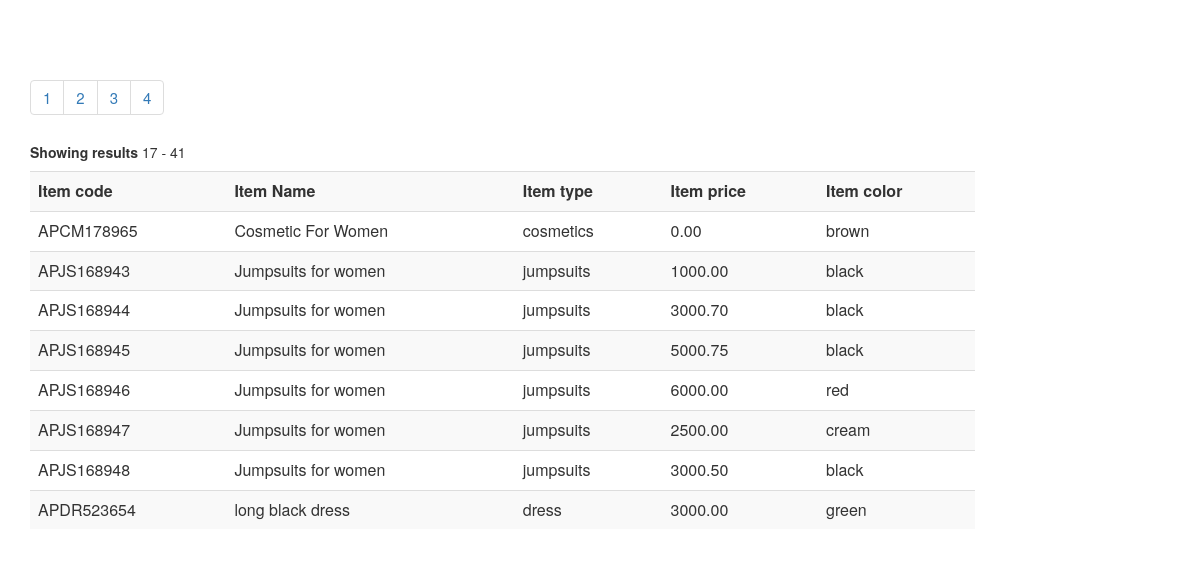
Page /test-dummies/pagination-test.php?page=3 on the committed database.
### tables this page shows
CREATE TABLE `items_list` (
  `item_id` int(11) NOT NULL,
  `item_code` varchar(100) NOT NULL,
  `item_name` varchar(50) NOT NULL,
  `type` varchar(100) NOT NULL,
  `description` longtext NOT NULL,
  `additional_info` longtext NOT NULL,
  `color` varchar(20) NOT NULL,
  `image_path` varchar(100) NOT NULL,
  `item_price` decimal(10,2) NOT NULL,
  `item_size` varchar(10) NOT NULL,
  `item_quantity` int(11) NOT NULL,
  `upload_date` timestamp NOT NULL DEFAULT CURRENT_TIMESTAMP
);

### test-dummies/pagination-test.php (the view)
<head>
    <link rel="stylesheet" href="https://maxcdn.bootstrapcdn.com/bootstrap/3.3.7/css/bootstrap.min.css">
</head>
<div class="container" style="padding-top: 5%;">
    <div class="row">
        <div class="col-md-10" style="font-size: 15px;">
            <?php
            require_once __DIR__.'/../include/connect-db.inc.php';
            $get_items = mysqli_query($conn, "SELECT * FROM items_list");
            $noOfItems = mysqli_num_rows($get_items);
            $items_per_page = 8;
            $noOfPages = ceil($noOfItems/$items_per_page);
            echo "<ul class='pagination'>";
            for($page = 1;$page <= $noOfPages;$page++)
            {
                echo "<li><a href='pagination-test.php?page=" . $page . "'>".$page."</a></li>";
            }
            echo "</ul>";
            if(!isset($_GET['page']))
                $page = 1;
            else
                $page = $_GET['page'];
            $first_result = ($page-1)*$items_per_page;
            $run_query = mysqli_query($conn, "SELECT * FROM items_list LIMIT ".$first_result.",".$items_per_page."");
            echo "<h5><strong>Showing results </strong>".($first_result+1)." - ".($first_result+$noOfItems)."</h5>";
            echo "<table class='table table-striped'><tr><th>Item code</th><th>Item Name</th><th>Item type</th><th>Item price</th><th>Item color</th></tr>";
            while($all_items = mysqli_fetch_assoc($run_query))
            {
                echo "<tr><td>".$all_items['item_code']."</td><td>".$all_items['item_name']."</td><td>".$all_items['type']."</td><td>".$all_items['item_price']."</td>
                    <td>".$all_items['color']."</td></tr>";
            }
            echo "</table>";
            ?>
        </div>
    </div>
</div>

### rows in the picture
items_list: item_code "APCM178965", item_name "Cosmetic For Women", type "cosmetics", item_price "0.00", color "brown"
items_list: item_code "APJS168943", item_name "Jumpsuits for women", type "jumpsuits", item_price "1000.00", color "black"
items_list: item_code "APJS168944", item_name "Jumpsuits for women", type "jumpsuits", item_price "3000.70", color "black"
items_list: item_code "APJS168945", item_name "Jumpsuits for women", type "jumpsuits", item_price "5000.75", color "black"
items_list: item_code "APJS168946", item_name "Jumpsuits for women", type "jumpsuits", item_price "6000.00", color "red"
items_list: item_code "APJS168947", item_name "Jumpsuits for women", type "jumpsuits", item_price "2500.00", color "cream"
items_list: item_code "APJS168948", item_name "Jumpsuits for women", type "jumpsuits", item_price "3000.50", color "black"
items_list: item_code "APDR523654", item_name "long black dress", type "dress", item_price "3000.00", color "green"

### other values in the picture
$first_result+1 "17"
$first_result+$noOfItems "41"
